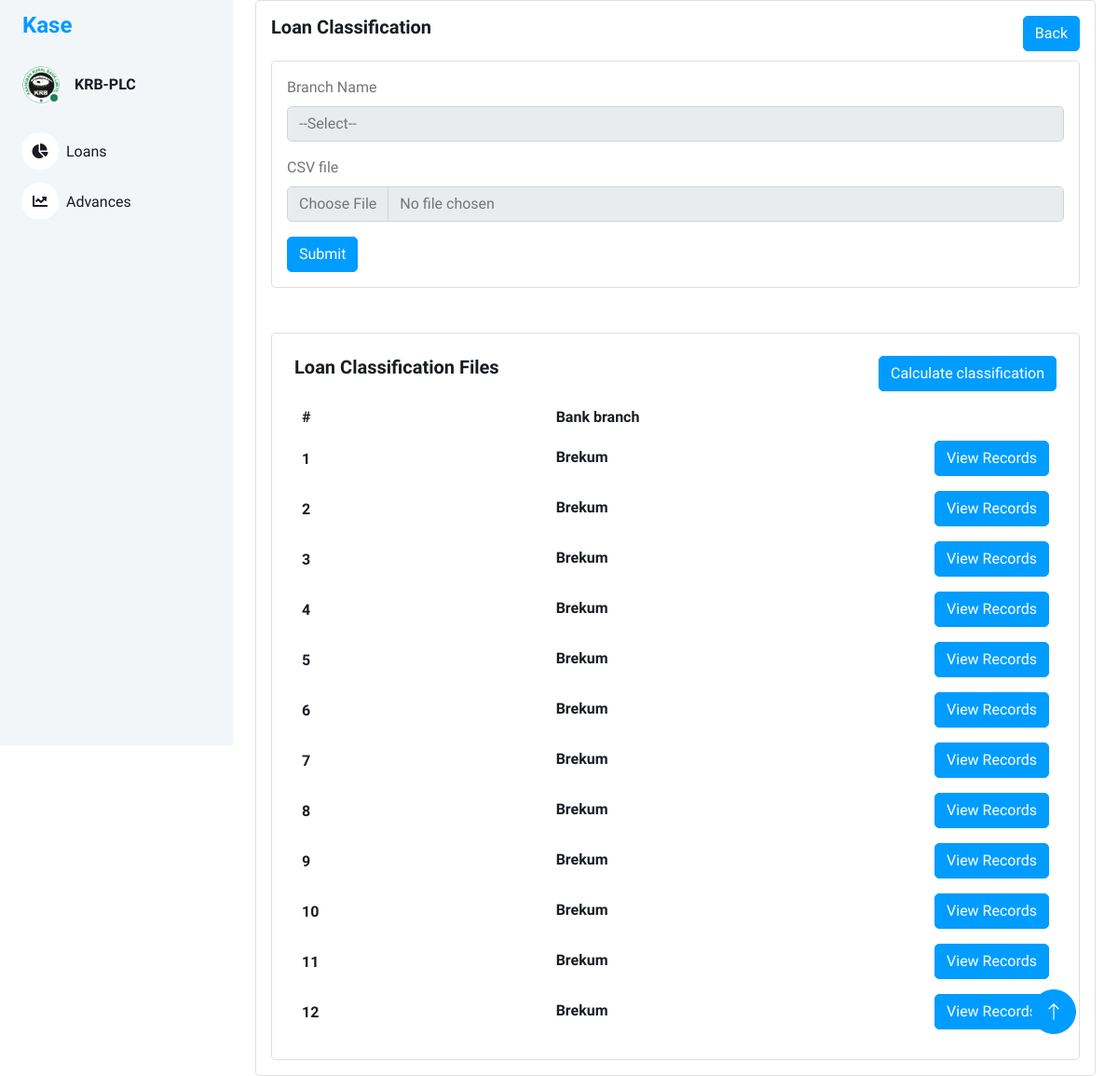
The app's page /loan_classification_uploads, older data.
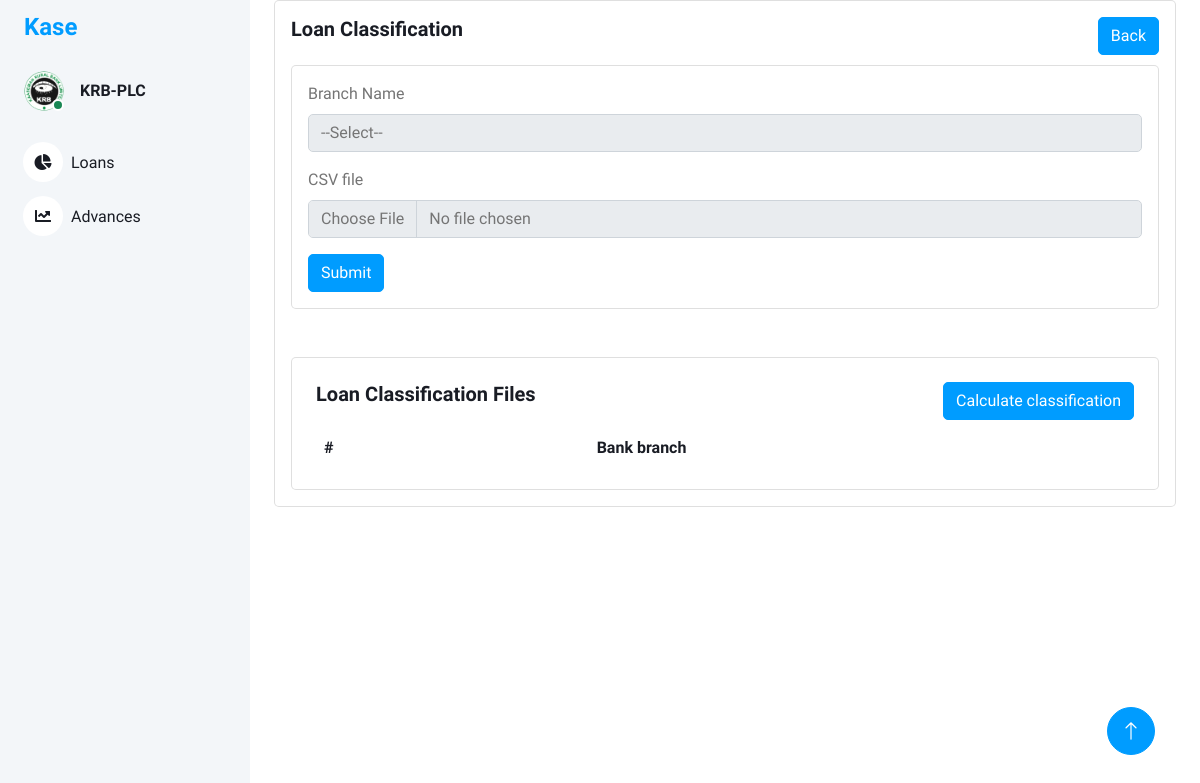
The same page, newer data.
### models/loan_classification_files.py (models this page shows, shortened)
class LoanClassificationFiles(db.Model):
    id = db.Column(db.Integer, primary_key=True)
    branch_name = db.Column(db.String(100), nullable=False)
    loan_class_id = db.Column(db.String(100), nullable=True)
    filename = db.Column(db.String(100), nullable=True)

### views/loan_classification.py (the view)
@bp.route('/loan_classification_uploads')
def loan_classification_uploads():
    loan_classification_uploads = LoanClassificationFiles.query.all()  # Retrieve all loan classifications from the database
    serialized_loan_classification_uploads = []
    for classification in loan_classification_uploads:
        serialized_loan_classification_uploads.append({
            'id': classification.id,
            'branch_name': classification.branch_name,
        })
    return render_template('loan_classification_uploads.html',loan_class_uploads=serialized_loan_classification_uploads)

### templates/loan_classification_uploads.html (shortened to what this page needs)
<!DOCTYPE html>
<html lang="en">
<head>
    <link href="https://cdnjs.cloudflare.com/ajax/libs/font-awesome/5.10.0/css/all.min.css" rel="stylesheet">
    <link href="https://cdn.jsdelivr.net/npm/bootstrap-icons@1.4.1/font/bootstrap-icons.css" rel="stylesheet">
    <link href="{{ url_for('static', filename='lib/owlcarousel/assets/owl.carousel.min.css') }}" rel="stylesheet">
    <link href="{{ url_for('static', filename='lib/tempusdominus/css/tempusdominus-bootstrap-4.min.css') }}"
        rel="stylesheet" />
    <link href="{{ url_for('static',filename='css/bootstrap.min.css') }}" rel="stylesheet">
    <link href="{{ url_for('static', filename='css/style.css') }}" rel="stylesheet">
</head>
<body>
    <div class="container-xxl position-relative bg-white d-flex p-0">
        <div class="sidebar pe-4 pb-3">
            <nav class="navbar bg-light navbar-light">
                <a href="{{ url_for('main.index') }}" class="navbar-brand mx-4 mb-3">
                    <h4 class="text-primary">Kase</h4>
                </a>
                <div class="d-flex align-items-center ms-4 mb-4">
                    <div class="position-relative">
                        <img class="rounded-circle" src="{{ url_for('static',filename='img/krblogoBig.png') }}" alt=""
                            style="width: 40px; height: 40px;">
                        <div
                            class="bg-success rounded-circle border border-2 border-white position-absolute end-0 bottom-0 p-1">
                        </div>
                    </div>
                    <div class="ms-3">
                        <h6 class="mb-0">KRB-PLC</h6>
                    </div>
                </div>
                <div class="navbar-nav w-100">
                    <a href="{{ url_for('main.index') }}" class="nav-item nav-link"><i
                            class="fa fa-chart-pie me-2"></i>Loans
                    </a>
                    <a href="{{ url_for('returns.returns') }}" class="nav-item nav-link"><i
                            class="fa fa-chart-line me-2"></i>Advances</a>
                </div>
            </nav>
        </div>
        <div class="content">
            <div class="container-fluid">
                <div class="container-fluid">
                    <div class="card">
                        <div class="card-body">
                             <div class="d-flex justify-content-between">
                                        <div>
                                            <h5 class="card-title fw-semibold mb-4">Loan Classification</h5>
                                        </div>
                                        <div>
                                            <a href="{{ url_for('main.index')}}" class="btn btn-primary">Back</a>
                                        </div>
                                    </div>
                            <div class="card">
                                <div class="card-body ">
                                    <form method="post" action="{{ url_for('loan_classification.loan_file_upload') }}" enctype="multipart/form-data">
                                        <div class="mb-3">
                                            <label for="loanClassName" class="form-label">Branch Name</label>
                                            <select class="form-control" name="branchName" id="branchName" >
                                                <option selected disabled>--Select--</option>
                                            </select>
                                        </div>
                                        <div class="mb-3">
                                            <label for="loanClassDesc"  class="form-label">CSV file</label>
                                            <input type="file" class="form-control" name="loanFile" id="loanFile">
                                        </div>
                                        <button type="submit" class="btn btn-primary">Submit</button>
                                    </form>
                                </div>
                            </div>
                            <br>
                            <br>
                            <div class="card w-100">
                                <div class="card-body p-4">
                                    <div class="d-flex justify-content-between">
                                        <div>
                                            <h5 class="card-title fw-semibold mb-4">Loan Classification Files </h5>
                                        </div>
                                        <div>
                                            <a  class="btn btn-primary">Calculate classification</a>
                                        </div>
                                    </div>
                                    <div class="table-responsive">
                                        <table class="table table-auto text-nowrap mb-0 align-middle">
                                            <thead class="text-dark fs-4">
                                                <tr>
                                                    <th class="border-bottom-0 col">
                                                        <h6 class="fw-semibold mb-0">#</h6>
                                                    </th>
                                                    <th class="border-bottom-0 col">
                                                        <h6 class="fw-semibold mb-0">Bank branch</h6>
                                                    </th>
                                                    <th class="border-bottom-0 col">
                                                    </th>
                                                </tr>
                                            </thead>
                                            <tbody>
                                                {% for classification in loan_class_uploads %}
                                                <tr>
                                                    <td class="border-bottom-0">
                                                        <h6 class="fw-semibold mb-0">{{ classification.id }}</h6>
                                                    </td>
                                                    <td class="border-bottom-0">
                                                        <h6 class="fw-semibold mb-1">{{ classification.branch_name }}</h6>
                                                    </td>
                                                    <td class="border-bottom-0">
                                                        <a  class="btn btn-primary">View Records</a>
                                                    </td>
                                                </tr>
                                                {% endfor %}
                                            </tbody>
                                        </table>
                                    </div>
                                </div>
                            </div>
                        </div>
                    </div>
                </div>
            </div>
            <a href="#" class="btn btn-lg btn-primary btn-lg-square back-to-top"><i class="bi bi-arrow-up"></i></a>
        </div>
    </div>
</body>
</html>

### static/css/style.css (style rules this page uses)
:root { --primary: #009CFF; --light: #F3F6F9; --dark: #191C24; }
.back-to-top { position: fixed; display: none; right: 45px; bottom: 45px; z-index: 99; }
.btn { transition: .5s; }
.btn.btn-primary { color: #FFFFFF; }
.btn-lg-square { width: 48px; height: 48px; }
.btn-square, .btn-sm-square, .btn-lg-square { padding: 0; display: inline-flex; align-items: center; justify-content: center; font-weight: normal; border-radius: 50px; }
.sidebar { position: fixed; top: 0; left: 0; bottom: 0; width: 250px; height: 100vh; overflow-y: auto; background: var(--light); transition: 0.5s; z-index: 999; }
.content { margin-left: 250px; min-height: 100vh; background: #FFFFFF; transition: 0.5s; }
@media (min-width: 992px) { .sidebar { margin-left: 0; } }
@media (min-width: 992px) { .content { width: calc(100% - 250px); } }
.sidebar .navbar .navbar-nav .nav-link { padding: 7px 20px; color: var(--dark); font-weight: 500; border-left: 3px solid var(--light); border-radius: 0 30px 30px 0; outline: none; }
.sidebar .navbar .navbar-nav .nav-link i { width: 40px; height: 40px; display: inline-flex; align-items: center; justify-content: center; background: #FFFFFF; border-radius: 40px; }

### templates/loan_classification_uploads.html (style rules this page uses)
table { width: 100%; table-layout: fixed; }
table th:nth-child(3), table td:nth-child(3) { text-align:right; }

Row changes from the older to the newer data that the page shows:
removed LoanClassificationFiles: id "1", branch_name "Brekum"
removed LoanClassificationFiles: id "2", branch_name "Brekum"
removed LoanClassificationFiles: id "3", branch_name "Brekum"
removed LoanClassificationFiles: id "4", branch_name "Brekum"
removed LoanClassificationFiles: id "5", branch_name "Brekum"
removed LoanClassificationFiles: id "6", branch_name "Brekum"
removed LoanClassificationFiles: id "7", branch_name "Brekum"
removed LoanClassificationFiles: id "8", branch_name "Brekum"
removed LoanClassificationFiles: id "9", branch_name "Brekum"
removed LoanClassificationFiles: id "10", branch_name "Brekum"
removed LoanClassificationFiles: id "11", branch_name "Brekum"
removed LoanClassificationFiles: id "12", branch_name "Brekum"
